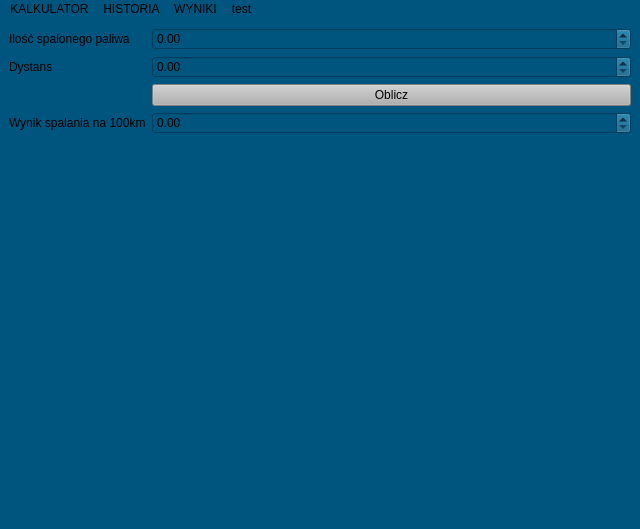
<?xml version="1.0" encoding="UTF-8"?>
<ui version="4.0">
 <class>MainWindow</class>
 <widget class="QMainWindow" name="MainWindow">
  <property name="geometry">
   <rect>
    <x>0</x>
    <y>0</y>
    <width>640</width>
    <height>529</height>
   </rect>
  </property>
  <property name="windowTitle">
   <string>MainWindow</string>
  </property>
  <property name="styleSheet">
   <string notr="true">background-color: rgb(0, 85, 127);</string>
  </property>
  <widget class="QWidget" name="centralwidget">
   <layout class="QVBoxLayout" name="verticalLayout">
    <item>
     <layout class="QFormLayout" name="formLayout">
      <item row="0" column="0">
       <widget class="QLabel" name="kmLabel">
        <property name="text">
         <string>Ilość spalonego paliwa</string>
        </property>
       </widget>
      </item>
      <item row="3" column="1">
       <widget class="QPushButton" name="Oblicz">
        <property name="styleSheet">
         <string notr="true">background-color: rgb(176, 176, 176);
color:black;</string>
        </property>
        <property name="text">
         <string>Oblicz</string>
        </property>
       </widget>
      </item>
      <item row="4" column="0">
       <widget class="QLabel" name="wynikSpalaniaNa100kmLabel">
        <property name="text">
         <string>Wynik spalania na 100km</string>
        </property>
       </widget>
      </item>
      <item row="4" column="1">
       <widget class="QDoubleSpinBox" name="wynikk">
        <property name="maximum">
         <double>9999.989999999999782</double>
        </property>
       </widget>
      </item>
      <item row="2" column="0">
       <widget class="QLabel" name="dystansLabel">
        <property name="text">
         <string>Dystans</string>
        </property>
       </widget>
      </item>
      <item row="2" column="1">
       <widget class="QDoubleSpinBox" name="dystanss">
        <property name="maximum">
         <double>99999.990000000005239</double>
        </property>
       </widget>
      </item>
      <item row="0" column="1">
       <widget class="QDoubleSpinBox" name="paliwoo">
        <property name="maximum">
         <double>99999.990000000005239</double>
        </property>
       </widget>
      </item>
     </layout>
    </item>
   </layout>
  </widget>
  <widget class="QMenuBar" name="menubar">
   <property name="geometry">
    <rect>
     <x>0</x>
     <y>0</y>
     <width>640</width>
     <height>25</height>
    </rect>
   </property>
   <widget class="QMenu" name="menuHistoria">
    <property name="title">
     <string>HISTORIA</string>
    </property>
   </widget>
   <widget class="QMenu" name="menuWYNIKI">
    <property name="title">
     <string>WYNIKI</string>
    </property>
    <property name="separatorsCollapsible">
     <bool>false</bool>
    </property>
   </widget>
   <widget class="QMenu" name="menuKALKULATOR">
    <property name="title">
     <string>KALKULATOR</string>
    </property>
   </widget>
   <widget class="QMenu" name="menutest">
    <property name="title">
     <string>test</string>
    </property>
   </widget>
   <addaction name="menuKALKULATOR"/>
   <addaction name="menuHistoria"/>
   <addaction name="menuWYNIKI"/>
   <addaction name="menutest"/>
  </widget>
  <widget class="QStatusBar" name="statusbar"/>
 </widget>
 <resources/>
 <connections/>
</ui>
